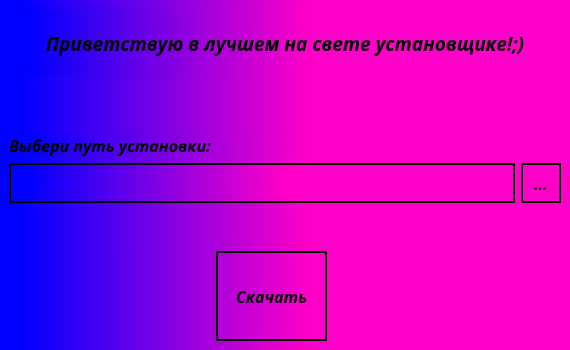
<?xml version="1.0" encoding="UTF-8"?>
<ui version="4.0">
 <class>MainWindow</class>
 <widget class="QMainWindow" name="MainWindow">
  <property name="geometry">
   <rect>
    <x>0</x>
    <y>0</y>
    <width>570</width>
    <height>350</height>
   </rect>
  </property>
  <property name="minimumSize">
   <size>
    <width>570</width>
    <height>350</height>
   </size>
  </property>
  <property name="windowTitle">
   <string>MainWindow</string>
  </property>
  <widget class="QWidget" name="centralwidget">
   <property name="styleSheet">
    <string notr="true">QWidget{
	
	background-color: qlineargradient(spread:pad, x1:0.034, y1:0.495, x2:0.778, y2:0.494318, stop:0.00568182 rgba(0, 0, 255, 255), stop:0.681818 rgba(255, 0, 200, 255));
}</string>
   </property>
   <layout class="QGridLayout" name="gridLayout">
    <item row="1" column="0">
     <spacer name="verticalSpacer">
      <property name="orientation">
       <enum>Qt::Vertical</enum>
      </property>
      <property name="sizeType">
       <enum>QSizePolicy::Minimum</enum>
      </property>
      <property name="sizeHint" stdset="0">
       <size>
        <width>20</width>
        <height>51</height>
       </size>
      </property>
     </spacer>
    </item>
    <item row="6" column="2" colspan="2">
     <spacer name="horizontalSpacer_3">
      <property name="orientation">
       <enum>Qt::Horizontal</enum>
      </property>
      <property name="sizeType">
       <enum>QSizePolicy::Preferred</enum>
      </property>
      <property name="sizeHint" stdset="0">
       <size>
        <width>228</width>
        <height>87</height>
       </size>
      </property>
     </spacer>
    </item>
    <item row="0" column="0" colspan="4">
     <widget class="QLabel" name="hello_label">
      <property name="sizePolicy">
       <sizepolicy hsizetype="Preferred" vsizetype="Preferred">
        <horstretch>0</horstretch>
        <verstretch>0</verstretch>
       </sizepolicy>
      </property>
      <property name="font">
       <font>
        <family>Segoe UI Black</family>
        <pointsize>14</pointsize>
        <weight>75</weight>
        <italic>true</italic>
        <bold>true</bold>
       </font>
      </property>
      <property name="contextMenuPolicy">
       <enum>Qt::NoContextMenu</enum>
      </property>
      <property name="text">
       <string>Приветствую в лучшем на свете установщике!;)</string>
      </property>
      <property name="scaledContents">
       <bool>false</bool>
      </property>
      <property name="alignment">
       <set>Qt::AlignCenter</set>
      </property>
     </widget>
    </item>
    <item row="4" column="3">
     <widget class="QToolButton" name="getdir_toolbutton">
      <property name="enabled">
       <bool>true</bool>
      </property>
      <property name="minimumSize">
       <size>
        <width>40</width>
        <height>40</height>
       </size>
      </property>
      <property name="maximumSize">
       <size>
        <width>40</width>
        <height>40</height>
       </size>
      </property>
      <property name="font">
       <font>
        <family>Segoe UI Black</family>
        <pointsize>12</pointsize>
        <weight>75</weight>
        <italic>true</italic>
        <bold>true</bold>
       </font>
      </property>
      <property name="styleSheet">
       <string notr="true">QToolButton{
	background:transparent;
	border: 2px outset;
	border-color: black;
	border-top-right-radius: 1em;
	border-top-left-radius: 1em;
	border-bottom-left-radius: 1em;
	border-bottom-right-radius: 1em;
}

QToolButton:hover{
	background-color: rgb(197, 18, 217);
}

QToolButton:pressed{
	background:rgb(179, 17, 194);
	border-style: inset;
}

QToolButton:disabled{
	color: black;
	background-color: qlineargradient(spread:pad, x1:0, y1:0.114, x2:1, y2:0, 	stop:0 rgba(41, 41, 41, 255), stop:1 rgba(124, 124, 124, 255));
}</string>
      </property>
      <property name="text">
       <string>...</string>
      </property>
     </widget>
    </item>
    <item row="5" column="1">
     <spacer name="verticalSpacer_2">
      <property name="orientation">
       <enum>Qt::Vertical</enum>
      </property>
      <property name="sizeType">
       <enum>QSizePolicy::Ignored</enum>
      </property>
      <property name="sizeHint" stdset="0">
       <size>
        <width>20</width>
        <height>42</height>
       </size>
      </property>
     </spacer>
    </item>
    <item row="6" column="1">
     <widget class="QPushButton" name="download_button">
      <property name="enabled">
       <bool>true</bool>
      </property>
      <property name="sizePolicy">
       <sizepolicy hsizetype="Minimum" vsizetype="Expanding">
        <horstretch>0</horstretch>
        <verstretch>0</verstretch>
       </sizepolicy>
      </property>
      <property name="minimumSize">
       <size>
        <width>100</width>
        <height>60</height>
       </size>
      </property>
      <property name="maximumSize">
       <size>
        <width>180</width>
        <height>90</height>
       </size>
      </property>
      <property name="font">
       <font>
        <family>Segoe UI Black</family>
        <pointsize>12</pointsize>
        <weight>75</weight>
        <italic>true</italic>
        <bold>true</bold>
       </font>
      </property>
      <property name="cursor">
       <cursorShape>PointingHandCursor</cursorShape>
      </property>
      <property name="styleSheet">
       <string notr="true">QPushButton{
	background:transparent;
	border: 2px outset;
	border-color: black;
	border-top-right-radius: 1em;
	border-top-left-radius: 1em;
	border-bottom-left-radius: 1em;
	border-bottom-right-radius: 1em;
}

QPushButton:hover{
	background-color: rgb(197, 18, 217);
}

QPushButton:pressed{
	background:rgb(179, 17, 194);
	border-style: inset;
}

QPushButton:disabled{
	color: black;
	background-color: qlineargradient(spread:pad, x1:0, y1:0.114, x2:1, y2:0, 	stop:0 rgba(41, 41, 41, 255), stop:1 rgba(124, 124, 124, 255));
}</string>
      </property>
      <property name="text">
       <string>Скачать</string>
      </property>
     </widget>
    </item>
    <item row="2" column="0" colspan="4">
     <widget class="QLabel" name="path_label">
      <property name="sizePolicy">
       <sizepolicy hsizetype="Preferred" vsizetype="Fixed">
        <horstretch>0</horstretch>
        <verstretch>0</verstretch>
       </sizepolicy>
      </property>
      <property name="font">
       <font>
        <family>Segoe UI Black</family>
        <pointsize>12</pointsize>
        <weight>75</weight>
        <italic>true</italic>
        <bold>true</bold>
       </font>
      </property>
      <property name="text">
       <string>Выбери путь установки:</string>
      </property>
     </widget>
    </item>
    <item row="4" column="0" colspan="3">
     <widget class="QTextEdit" name="path_edit">
      <property name="sizePolicy">
       <sizepolicy hsizetype="Expanding" vsizetype="Fixed">
        <horstretch>0</horstretch>
        <verstretch>0</verstretch>
       </sizepolicy>
      </property>
      <property name="minimumSize">
       <size>
        <width>0</width>
        <height>40</height>
       </size>
      </property>
      <property name="maximumSize">
       <size>
        <width>16777215</width>
        <height>40</height>
       </size>
      </property>
      <property name="font">
       <font>
        <pointsize>8</pointsize>
       </font>
      </property>
      <property name="styleSheet">
       <string notr="true">QTextEdit{
	border: 2px outset;
	border-color: black;
	border-top-right-radius: 1em;
	border-top-left-radius: 1em;
	border-bottom-left-radius: 1em;
	border-bottom-right-radius: 1em;
}</string>
      </property>
      <property name="readOnly">
       <bool>true</bool>
      </property>
     </widget>
    </item>
    <item row="6" column="0">
     <spacer name="horizontalSpacer_2">
      <property name="orientation">
       <enum>Qt::Horizontal</enum>
      </property>
      <property name="sizeType">
       <enum>QSizePolicy::Preferred</enum>
      </property>
      <property name="sizeHint" stdset="0">
       <size>
        <width>201</width>
        <height>20</height>
       </size>
      </property>
     </spacer>
    </item>
    <item row="3" column="0">
     <spacer name="verticalSpacer_3">
      <property name="orientation">
       <enum>Qt::Vertical</enum>
      </property>
      <property name="sizeType">
       <enum>QSizePolicy::Fixed</enum>
      </property>
      <property name="sizeHint" stdset="0">
       <size>
        <width>19</width>
        <height>0</height>
       </size>
      </property>
     </spacer>
    </item>
   </layout>
  </widget>
 </widget>
 <resources/>
 <connections/>
</ui>
